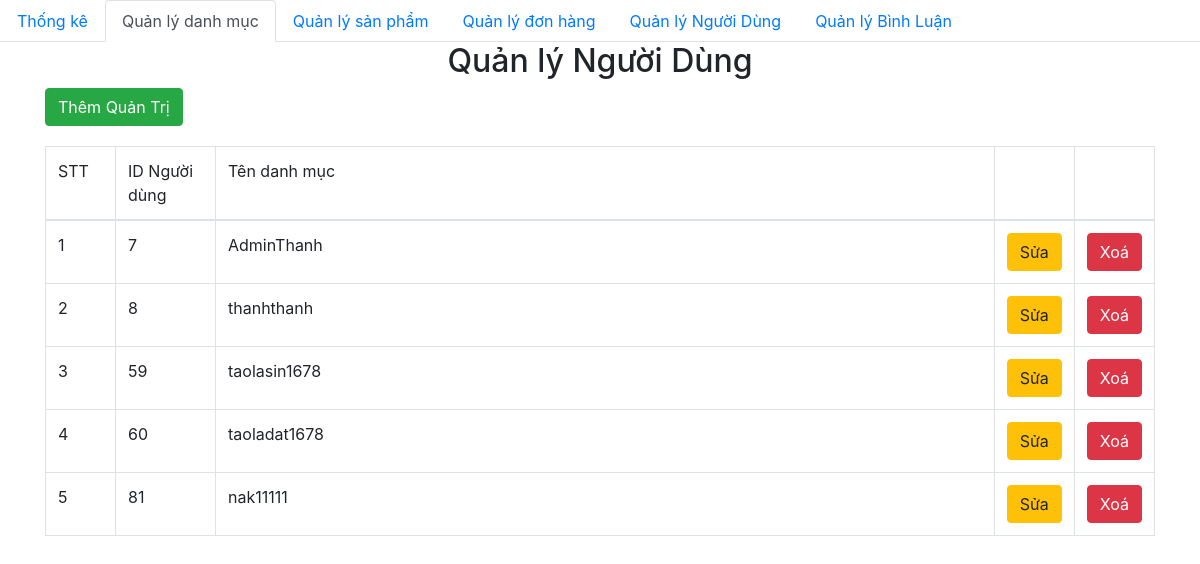
Page /admin/user/index.php on the committed database.
### tables this page shows
CREATE TABLE `user` (
  `id_user` int NOT NULL,
  `hoten` varchar(255) NOT NULL,
  `username` varchar(255) NOT NULL,
  `password` varchar(255) NOT NULL,
  `phone` varchar(28) NOT NULL,
  `email` varchar(255) NOT NULL
);

### admin/database/dbhelper.php (called while the page is built, shortened)
<?php
function executeResult($sql)
{
	$con = mysqli_connect(HOST, USERNAME, PASSWORD, DATABASE);
	$result = mysqli_query($con, $sql);
	$data   = [];
	while ($row = mysqli_fetch_array($result, 1)) {
		$data[] = $row;
	}
	return $data;
}

### admin/user/index.php (the view, shortened to what this page needs)
<?php
require_once('../database/dbhelper.php');
?>
<!DOCTYPE html>
<html>
<head>
    <link rel="stylesheet" href="https://maxcdn.bootstrapcdn.com/bootstrap/4.4.1/css/bootstrap.min.css">
</head>
<body>
    <ul class="nav nav-tabs">
    <li class="nav-item">
            <a class="nav-link" href="../index.php">Thống kê</a>
        </li>
        <li class="nav-item">
            <a class="nav-link active" href="../category/">Quản lý danh mục</a>
        </li>
        <li class="nav-item">
            <a class="nav-link" href="../product/">Quản lý sản phẩm</a>
        </li>
        <li class="nav-item">
            <a class="nav-link" href="../dashboard.php">Quản lý đơn hàng</a>
        </li>
        <li class="nav-item">
            <a class="nav-link" href="index.php">Quản lý Người Dùng</a>
        </li>
        <li class="nav-item">
            <a class="nav-link" href="../comments/index.php">Quản lý Bình Luận</a>
        </li>
    </ul>
    <div class="container">
        <div class="panel panel-primary">
            <div class="panel-heading">
                <h2 class="text-center">Quản lý Người Dùng</h2>
            </div>
            <a href="add.php">
                <button class=" btn btn-success" style="margin-bottom:20px">Thêm Quản Trị</button>
            </a>
            <table class="table table-bordered table-hover">
                <thead>
                    <tr>
                        <td width="70px">STT</td>
                        <td width="100px">ID Người dùng</td>
                        <td>Tên danh mục</td>
                        <td width="50px"></td>
                        <td width="50px"></td>
                    </tr>
                </thead>
                <tbody>
                    <?php
                    $sql = 'select * from user';
                    $categoryList = executeResult($sql);
                    $index = 1;
                    foreach ($categoryList as $item) {
                        echo '  <tr>
                    <td>' . ($index++) . '</td>
                    <td>' . $item['id_user'] . '</td>
                    <td>' . $item['username'] . '</td>
                    <td>
                        <a href="change.php?id=' . $item['id_user'] . '">
                            <button class=" btn btn-warning">Sửa</button>
                        </a>
                    </td>
                    <td>
                    <button class="btn btn-danger" onclick="deleteUser('.$item['id_user'].')">Xoá</button>
                    </td>
                </tr>';
                    }
                    ?>
                </tbody>
            </table>
        </div>
    </div>
</body>
</html>

### rows in the picture
user: id_user "7", username "AdminThanh"
user: id_user "8", username "thanhthanh"
user: id_user "59", username "taolasin1678"
user: id_user "60", username "taoladat1678"
user: id_user "81", username "nak11111"
